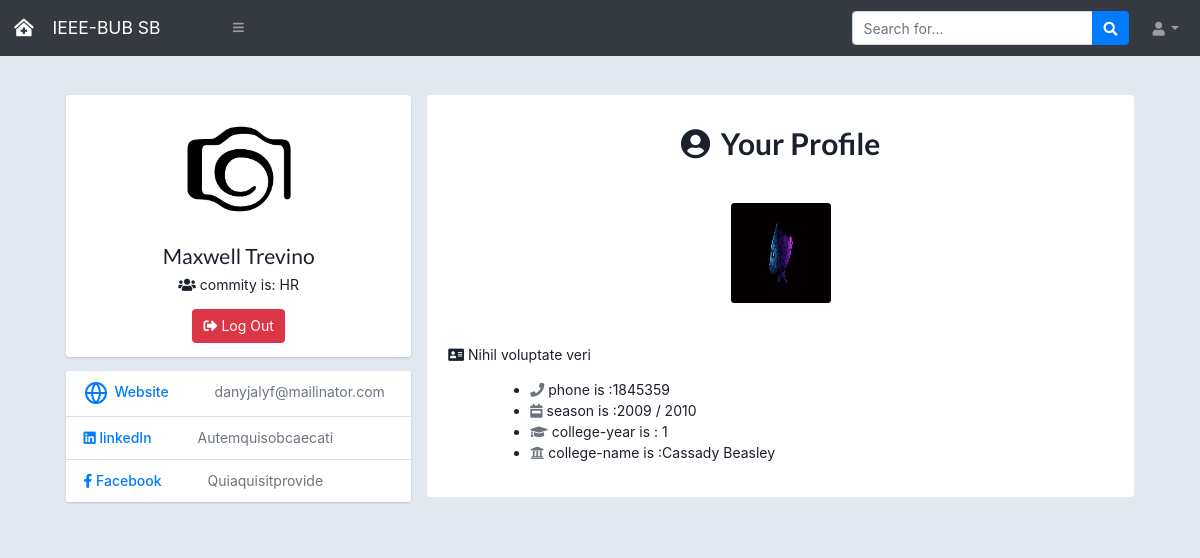
/profile.php?id=16, run on the app's committed database.
### tables this page shows
CREATE TABLE `members` (
  `id` int(11) NOT NULL,
  `name` varchar(255) NOT NULL,
  `email` varchar(255) NOT NULL,
  `birthday` date NOT NULL,
  `phone` int(11) NOT NULL,
  `commity` varchar(255) NOT NULL,
  `season` varchar(255) NOT NULL,
  `college-name` varchar(255) NOT NULL,
  `college-year` int(11) NOT NULL,
  `about` varchar(1000) NOT NULL,
  `img` varchar(255) NOT NULL DEFAULT '0',
  `old-member` tinyint(1) NOT NULL,
  `facebook` varchar(255) NOT NULL DEFAULT '0',
  `linkedIn` varchar(255) NOT NULL DEFAULT '0'
);

### init.php (called while the page is built, shortened)
<?php
    $cssPath        = "layout/css/";
    $tempPath       = "includes/template/";
    $funPath       = "includes/functions/";
    include "connect_db.php";
    include $tempPath . "header.php";
    include $funPath . "function.php";
        require './layout/topNav.php';

### includes/functions/function.php (called while the page is built, shortened)
<?php
require_once "init.php";
function select_by_id($table ,$value_field){
    global $con;
    $stmt1       = $con->prepare("SELECT * FROM $table where `id`=?") ;
    $stmt1       ->execute(array($value_field));
    $row   =$stmt1 ->fetch();
    return $row;
  }

### profile.php (the view, shortened to what this page needs)
<?php
    $style = "seller_profile.css";
    require_once "init.php";
    if(isset($_GET['id']) && is_numeric($_GET['id'])){
      $id =(int)$_GET['id'];
      $message_data=select_by_id("members",$id);
    }
?>
<div class="container">
    <div class="main-body">
          <div class="row gutters-sm">
            <div class="col-md-4 mb-3">
              <div class="card">
                <div class="card-body">
                  <div class="d-flex flex-column align-items-center text-center">
                    <img src="img/add_event.png" alt="Admin" class="rounded-circle" width="120">
                    <div class="mt-3">
                      <h4><?php echo $message_data['name']; ?></h4>
                      <p><i class="fas fa-users"></i> commity is: <?php echo $message_data['commity'];?></p>
                      <a href="delete_member.php" style="color: #fff;text-decoration: none;" class="btn btn-danger"><i class="fas fa-sign-out-alt"></i> Log Out</a>
                    </div>
                  </div>
                </div>
              </div>
              <div class="card mt-3">
                <ul class="list-group list-group-flush">
                  <li class="list-group-item d-flex justify-content-between align-items-center flex-wrap">
                    <a href="<?php echo $message_data['email']; ?>"  target="_blank"><h6 class="mb-0 mr-5 d-inline-block">Website</h6>
                    <span class="text-secondary "><?php echo $message_data['email']; ?></span></a>
                  </li>
                  <li class="list-group-item d-flex justify-content-between align-items-center flex-wrap">
                    <a href="<?php echo $message_data['linkedIn']; ?>"><h6 class="mb-0 mr-5 d-inline-block" target="_blank"><i class="fab fa-linkedin" width="24" height="24"></i> linkedIn</h6>
                    <span class="text-secondary"> <?php echo $message_data['linkedIn']; ?></span></a>
                  </li>
                  <li class="list-group-item d-flex justify-content-between align-items-center flex-wrap">
                  <a href="facebook.com"> <h6 class="mb-0 mr-5 d-inline-block"><i class="fab fa-facebook-f" target="_blank"></i> Facebook</h6>
                    <span class="text-secondary"><?php echo $message_data['facebook']; ?></span></a>
                  </li>
                </ul>
              </div>
            </div>
            <div class="col-md-8">
            <div class="content">
                <div class="container">
                    <h3 class="content_heaader"><i class="fas fa-user-circle"></i> Your Profile</h3>
                    <?php if($message_data['img'] != "0"){?>
                      <div class="text-center m-5"><img src="./img/ieee-members/<?php echo $message_data['img'];?> "class="rounded"  width="100" height="100"></div>
                              <?php }else{?>
                              <div class="text-center m-5 "><img src="./img/icons8-user-50.png" class="rounded"  width="100" height="100"></div>
                              <?php } ?>
                              <p><i class="fas fa-address-card"></i> <?php echo $message_data['about']; ?> </p>
                           <ul class="ml-5">
                                <li><i class="fas fa-phone text-secondary"></i> phone is :<?php echo $message_data['phone'];?></li>
                                <li><i class="fas fa-calendar-week text-secondary"></i> season is :<?php echo $message_data['season'];?></li>
                                <li><i class="fas fa-graduation-cap text-secondary"></i> college-year is : <?php echo $message_data['college-year'];?></li>
                                <li><i class="fas fa-university text-secondary"></i> college-name is :<?php echo $message_data['college-name'];?></li>
                              </ul>
                    </div>
                </div>
            </div>
            </div>
          </div>
        </div>
<?php
require_once "./includes/template/footer.php";

### includes/template/header.php (shortened to what this page needs)
<!DOCTYPE html>
<html>
<head>
    <link href="https://cdn.datatables.net/1.10.20/css/dataTables.bootstrap4.min.css" rel="stylesheet" />
    <link rel="stylesheet" href="<?php echo $cssPath?>bootstrap.min.css">
    <link rel="stylesheet" href="<?php echo $cssPath?>all.min.css">
    <link rel="stylesheet" href="<?php echo $cssPath?>semantic.min.css">
    <link rel="stylesheet" href="asset/css/styles.css">
    <link href='https://unpkg.com/boxicons@2.0.9/css/boxicons.min.css' rel='stylesheet'>
    <link rel="stylesheet" href="<?php echo $cssPath?>toastr.min.css">
    <link rel="stylesheet" href="<?php echo $cssPath?><?php echo $style ?>">
</head>
<body>

### layout/topNav.php (shortened to what this page needs)
<body class="sb-nav-fixed">
<nav class="sb-topnav navbar navbar-expand navbar-dark bg-dark">
            <a class="navbar-brand" href="index.html"><i class="fas fa-clinic-medical mr-3"></i> IEEE-BUB SB </a>
            <button class="btn btn-link btn-sm order-1 order-lg-0" id="sidebarToggle" href="#"><i class="fas fa-bars"></i></button>
            <form class="d-none d-md-inline-block form-inline ml-auto mr-0 mr-md-3 my-2 my-md-0">
                <div class="input-group">
                    <input class="form-control" type="text" placeholder="Search for..." aria-label="Search" aria-describedby="basic-addon2" />
                    <div class="input-group-append">
                        <button class="btn btn-primary" type="button"><i class="fas fa-search"></i></button>
                    </div>
                </div>
            </form>
            <ul class="navbar-nav ml-auto ml-md-0">
                <li class="nav-item dropdown">
                    <a class="nav-link dropdown-toggle" id="userDropdown" href="#" role="button" data-toggle="dropdown" aria-haspopup="true" aria-expanded="false"><i class="fas fa-user fa-fw"></i></a>
                </li>
            </ul>
        </nav>

### includes/template/footer.php (shortened to what this page needs)
</body></html>

### layout/css/seller_profile.css (style rules this page uses)
body { margin-top:20px; color: #1a202c; text-align: left; background-color: #e2e8f0; }
.main-body { padding: 15px; }
.card { box-shadow: 0 1px 3px 0 rgba(0,0,0,.1), 0 1px 2px 0 rgba(0,0,0,.06); }
.card { position: relative; display: flex; flex-direction: column; min-width: 0; word-wrap: break-word; background-color: #fff; background-clip: border-box; border: 0 solid rgba(0,0,0,.125); border-radius: .25rem; }
.card-body { flex: 1 1 auto; min-height: 1px; padding: 1rem; }
.gutters-sm { margin-right: -8px; margin-left: -8px; }
.gutters-sm>.col, .gutters-sm>[class*=col-] { padding-right: 8px; padding-left: 8px; }
.mb-3, .my-3 { margin-bottom: 1rem!important; }
.content { min-width: 0; word-wrap: break-word; background-color: #fff; background-clip: border-box; border: 0 solid rgba(0,0,0,.125); border-radius: .25rem; padding-bottom: 20px; }
.content .content_heaader { text-align: center; font-size: 30px; font-weight: 700; padding-top: 30px; }
.content .content_heaader i { margin-right:5px }
.container:before, .container:after { content: ''; display: block; clear: both; }

### data on the page
members: name "Maxwell Trevino", commity "HR", email "danyjalyf@mailinator.com", linkedIn "Autemquisobcaecati", facebook "Quiaquisitprovide", img (picture), about "Nihil voluptate veri", phone "1845359", season "2009 / 2010", value "1", value "Cassady Beasley"
